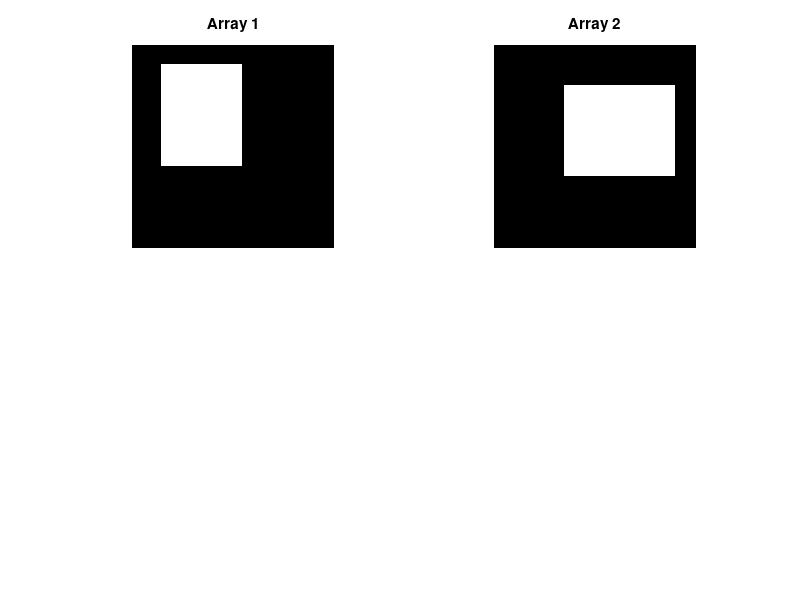

Recreate this plot in MATLAB. (Note: this script raises an error after producing the figure.)
% --------------------------------------------------------------- 
% Problem 4 – implement some important logical operations
% --------------------------------------------------------------- 
% This script implements basic logical operations on binary images.
% Two 200×200 zero matrices are created, and rectangles of ones are added
% to them at specified locations. Then, logical operations (NOT, AND, OR,
% AND-NOT, XOR) are applied to these binary images using custom functions,
% similar to Figure 2.33 in the textbook.
% --------------------------------------------------------------- 

clc;
clear;
close all;
addpath(genpath('src'));

%% In this section, we want to implement some important logical operations.
% Create two 200x200 arrays filled with zeros
array1 = zeros(200, 200);
array2 = zeros(200, 200);

% Define the rectangle parameters in array1
x_start1 = 20;
y_start1 = 30;
rect_length1 = 80;
rect_height1 = 100;

% Add the rectangle (set the region to 1)
array1(x_start1:x_start1+rect_height1-1, y_start1:y_start1+rect_length1-1) = 1;

% Define the rectangle parameters in array1
x_start2 = 40;
y_start2 = 70;
rect_length2 = 110;
rect_height2 = 90;

% Add the rectangle (set the region to 1)
array2(x_start2:x_start2+rect_height2-1, y_start2:y_start2+rect_length2-1) = 1;

%% NOT
% Display the arrays to verify the rectangle placement
figure(1);
subplot(2,2,1);
imshow(array1);
title('Array 1');

subplot(2,2,2);
imshow(array2);
title('Array 2');

image_not_array1 = logical_not(array1);
image_not_array2 = logical_not(array2);

subplot(2,2,3);
imshow(image_not_array1);
title('Not array 1');

subplot(2,2,4);
imshow(image_not_array2);
title('Not array 2');

%% AND
% Find the border of the rectangles (the edges of the 1's in the arrays)

image_and = logical_and(array1, array2);

figure(2);
subplot(1,3,1);
imshow(array1);
title('Array 1');
subplot(1,3,2);
imshow(array2);
title('Array 2');
subplot(1,3,3);
imshow(image_and);
title('Array 1 AND Array 2');

%% OR
image_or = logical_or(array1, array2);

figure(3);
subplot(1,3,1);
imshow(array1);
title('Array 1');

subplot(1,3,2);
imshow(array2);
title('Array 2');

subplot(1,3,3);
imshow(image_or);
title('Array 1 OR Array 2');

%% AND-NOT
image_and_not = logical_and_not(array1, array2);

figure(4);
subplot(1,3,1);
imshow(array1);
title('Array 1');

subplot(1,3,2);
imshow(array2);
title('Array 2');

subplot(1,3,3);
imshow(image_and_not);
title('Array 1 AND [NOT Array 2]');

%% XOR
figure(5);
image_xor = manual_xor(array1, array2);

subplot(1,3,1);
imshow(array1);
title('Array 1');

subplot(1,3,2);
imshow(array2);
title('Array 2');

subplot(1,3,3);
imshow(image_xor);
title('Array 1 XOR Array 2');